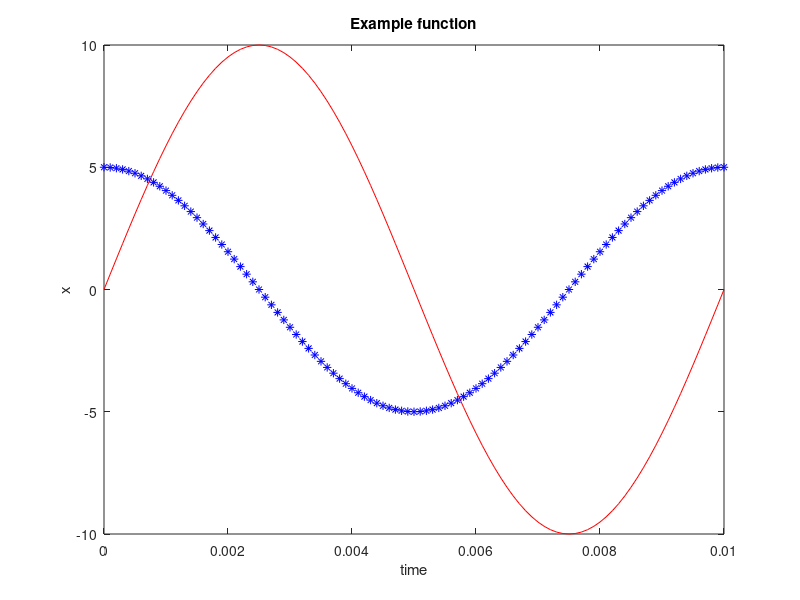
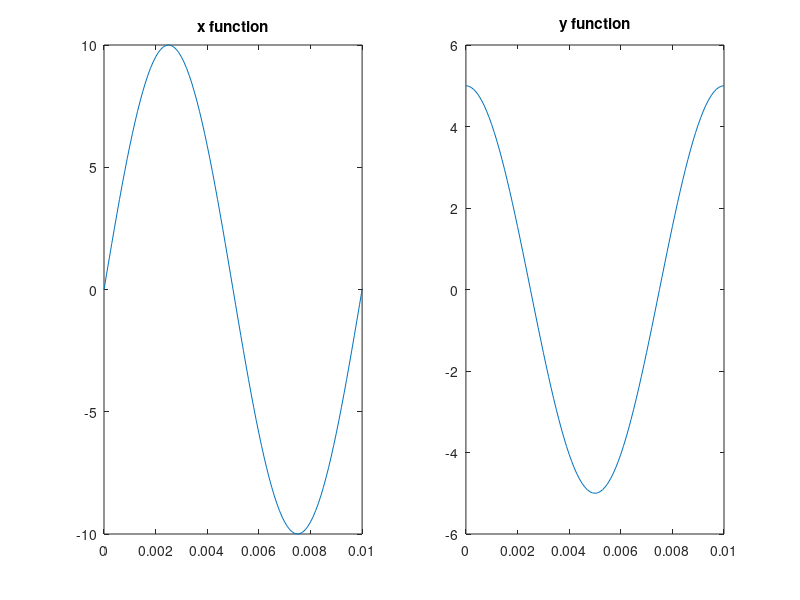
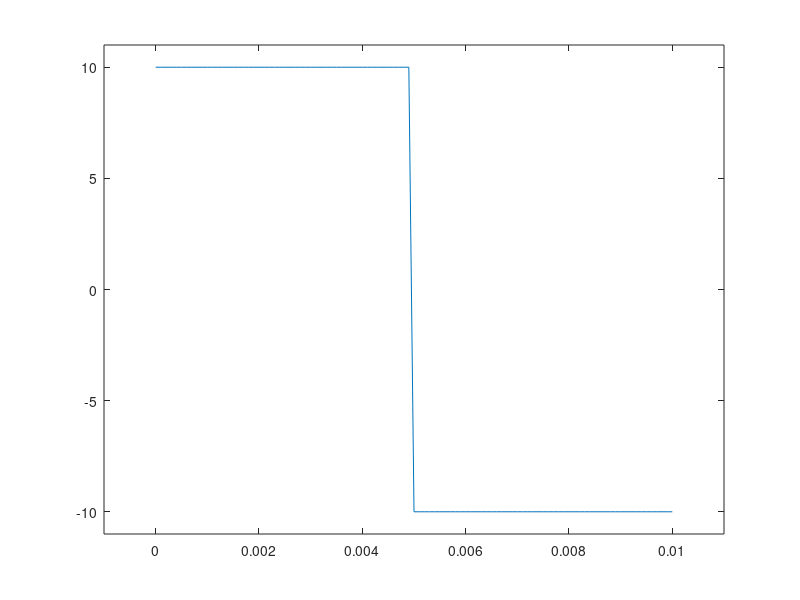
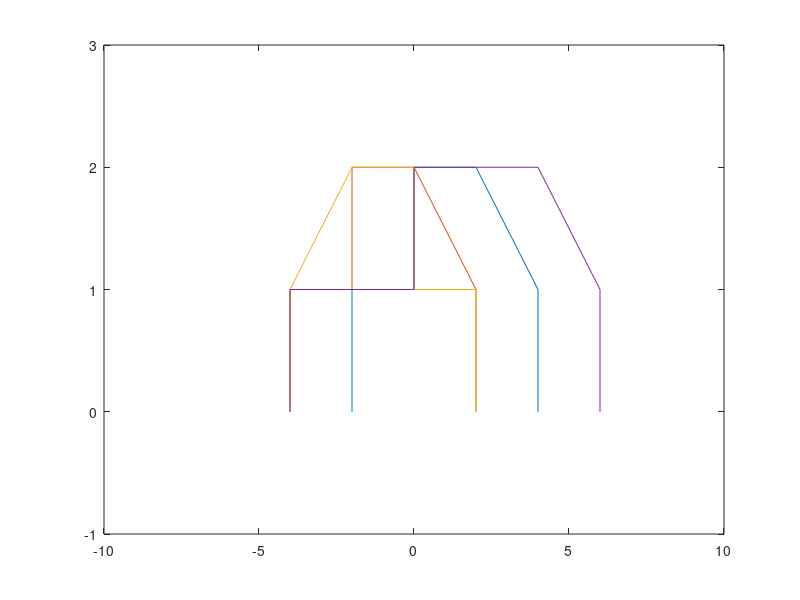

Write the MATLAB code that produced these figures, in order.
% Tim Hollabaugh
% ECE09341
% Lab 1.1

clc;
clf;
clear variables;

% sampling frequency
fs = 10000;

% sampling interval
dt = 1.0/fs;

% signal frequency
f0 = 100;

% Total points
Npt = fs/f0 + 1.0;

tm = zeros(1, Npt);
x = zeros(1, Npt);
y = zeros(1, Npt);
z = zeros(1, Npt);

for i = 1:Npt
    tm(i) = (i-1)*dt;
    x(i) = 10.0 * sin(2 * pi * f0 * tm(i));
    y(i) = 5.0 * cos(2 * pi * f0 * tm(i));
    if (i < Npt/2)
        z(i) = 10;
    else
        z(i) = -10;
    end
end

% Plot data

figure(1);
plot(tm, x, 'r');
hold on;
plot(tm, y, 'b*');
title("Example function");
xlabel("time");
ylabel("x");

figure(2);
subplot(1, 2, 1);
plot(tm, x);
title('x function');

subplot(1, 2, 2);
plot(tm, y);
title('y function');

figure(3);
plot(tm, z);
ylim([-11, 11]);
xlim([-0.001, 0.011]);

figure(4);
tm = [-2, -2, 0, 0, 2, 4, 4];
x = [0, 1, 1, 2, 2, 1, 0];
tm2 = [-4, -4, -2, -2, 0, 2, 2];
tm3 = [2, 2, 0, 0, -2, -4, -4];
tm4 = [-4, -4, 0, 0, 4, 6, 6];
plot(tm, x);
hold on;
plot(tm2, x);
hold on;
plot(tm3, x);
hold on;
plot(tm4, x);
xlim([-10, 10]);
ylim([-1, 3]);


